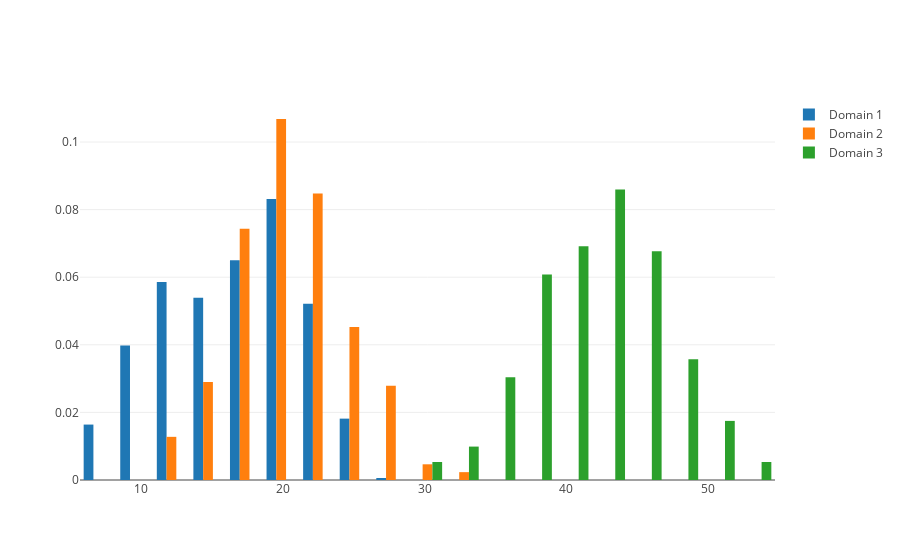

Write notebook code for a chart like this one.
### Code cell
gas.charts.histogram_domains(result["var2"], domains=result["geology"])
